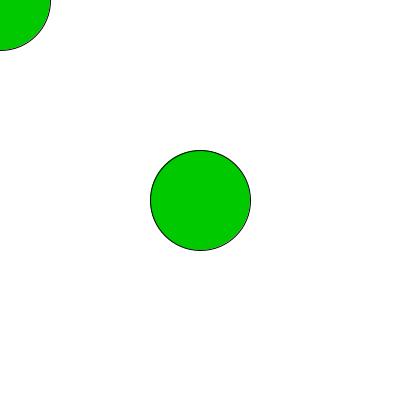
Frame 1 (no input)
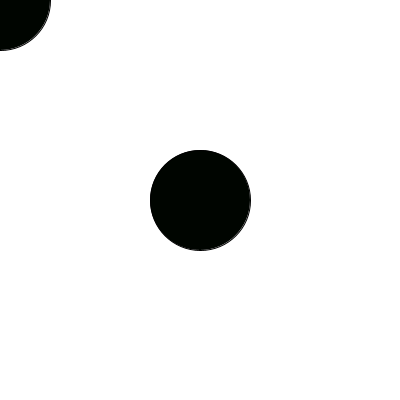
Frame 60 (the mouse pressed at the canvas centre just before this capture)
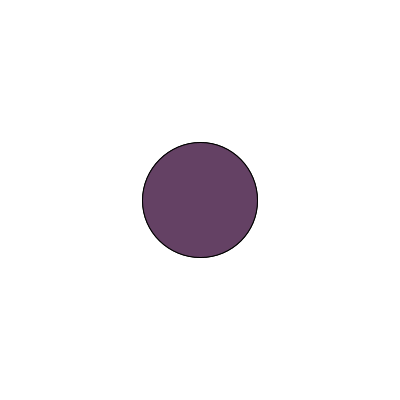
Frame 120 (the mouse held since frame 60 and released just before this capture)

The Processing sketch that drew these frames (run headless with seeded random() and noise(); from frame 60 on, the mouse is pressed at the canvas centre):

// Processing sketch: cornwelllucas_LATE_2743_344074_part_1
// ── cornwelllucas_LATE_2743_344074_part_1.pde
// Quiz Part 1: Moving Color Display
// Fill in the missing code to complete this interactive sketch

// Declare color component variables
float r;  // Red value 
float g;  // Green value
float b;  // Blue value
float circleSize;

void setup() {
  // Set the canvas size to 400x400 - 1/1
  size(400, 400); 
  
  // Initialize variables with random values between 0-255 - 0/1 did not use random() function
  r = 200;
  g = 200;
  b = 255;
  circleSize = 100;
}

void draw() {
  // Set the background
  background(255);
  
  // Update color values based on mouse position - 1/1
  r = mouseX/2;  // As mouse moves right, red increases
  b = mouseY/2;  // As mouse moves down, blue increases
  g = g + 1;     // Green constantly increases
  
  // Fill in the blank below to explain the purpose/function of this line
  g = g % 255;
  // EXPLANATION: This code will keep increasing the varible g while staying below 255
  // 1/1
  
  // Set fill color using our variables - 1/1
  fill(r, g, b);
  
  // Draw circles of different sizes (use circleSize variable).
  // One circle should be at center of canvas, the other following the mouse.
  circle(width/2, height/2, circleSize);
  circle(mouseX, mouseY, circleSize);
  // 2/2
  
  // Print current color values on separate lines
  println("Red: " + r);
  println("Green: " + g);
  println("Blue: " + b);
  // 2/2
}

void mousePressed() {
  // When mouse is pressed, give circleSize a random value 
  // between 50 and 150
  circleSize = random(50, 150);
  // 1/1
}

// TOTAL: 9/10
